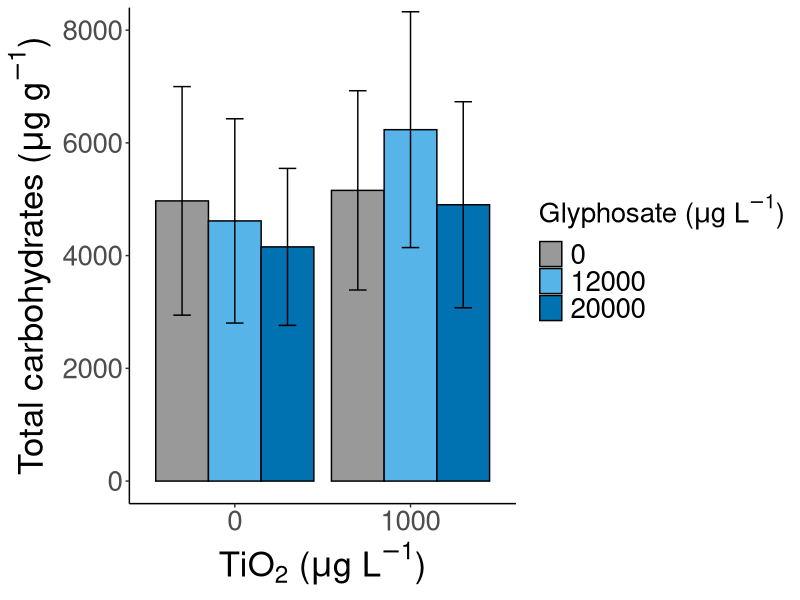
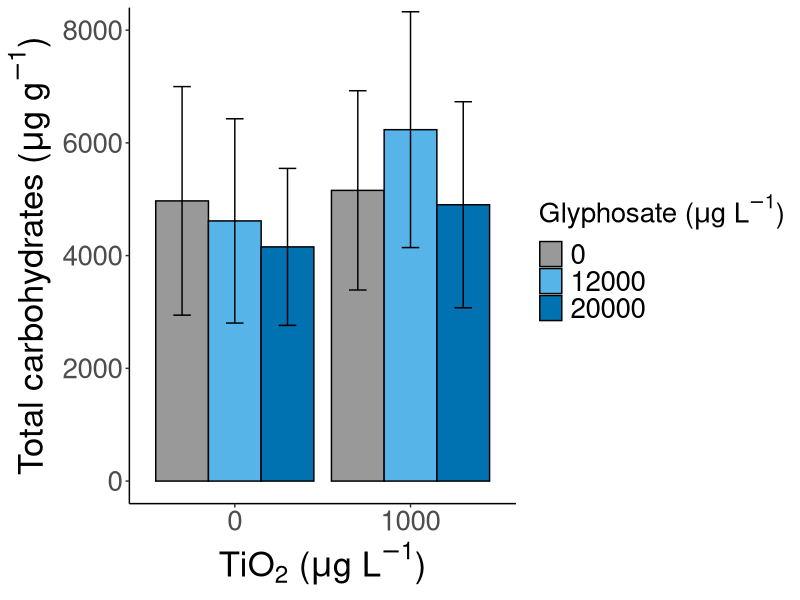

These charts were generated, in order, by the following R code:
##############################################################################
# Figure 7 - Mean total carbohydrate content of sediment 
# after stressor application, by TiO2 and Glyphosate.
##############################################################################

# 1) Load packages
library(dplyr)
library(plyr)
library(ggplot2)
library(here)

# 2) Read data
contact_core <- read.delim(here("contact_core_data.txt"))

# 3) Define summarySE
summarySE <- function(data = NULL, measurevar, groupvars = NULL,
                      na.rm = FALSE, conf.interval = 0.95, .drop = TRUE) {
  library(plyr)
  
  length2 <- function(x, na.rm = FALSE) {
    if (na.rm) sum(!is.na(x)) else length(x)
  }
  
  datac <- ddply(
    data, groupvars, .drop = .drop,
    .fun = function(xx, col) {
      c(N    = length2(xx[[col]], na.rm = na.rm),
        mean = mean(xx[[col]], na.rm = na.rm),
        sd   = sd(xx[[col]], na.rm = na.rm))
    },
    measurevar
  )
  
  # Use plyr::rename to avoid conflicts with dplyr::rename:
  datac <- plyr::rename(datac, c("mean" = measurevar))
  
  datac$se <- datac$sd / sqrt(datac$N)
  ciMult   <- qt(conf.interval / 2 + 0.5, datac$N - 1)
  datac$ci <- datac$se * ciMult
  
  return(datac)
}

# 4) Convert columns to factors
contact_core$Stressor.status <- as.factor(contact_core$Stressor.status)
contact_core$Glyphosate      <- as.factor(contact_core$Glyphosate)
contact_core$TiO2            <- as.factor(contact_core$TiO2)

# 5) Subset to post-stressor data only
contact_post <- subset(contact_core, Stressor.status == "Post")

# 6) Summarise total carbohydrate by glyphosate and TiO2
sum_tot_post <- summarySE(
  data       = contact_post, 
  measurevar = "Total.carbs", 
  groupvars  = c("Glyphosate", "TiO2")
)

# 7) Convert factor levels to numeric-coded strings
sum_tot_post$Gly_values <- as.numeric(sum_tot_post$Glyphosate)
sum_tot_post$Gly_values[sum_tot_post$Gly_values == 1] <- 0
sum_tot_post$Gly_values[sum_tot_post$Gly_values == 2] <- 12000
sum_tot_post$Gly_values[sum_tot_post$Gly_values == 3] <- 20000
sum_tot_post$Gly_values <- as.factor(sum_tot_post$Gly_values)

sum_tot_post$TiO2_values <- as.numeric(sum_tot_post$TiO2)
sum_tot_post$TiO2_values[sum_tot_post$TiO2_values == 1] <- 0
sum_tot_post$TiO2_values[sum_tot_post$TiO2_values == 2] <- 1000
sum_tot_post$TiO2_values <- as.factor(sum_tot_post$TiO2_values)

# 8) Create the bar chart
fig7_tot_post <- ggplot(sum_tot_post, aes(
  x    = TiO2_values,
  y    = Total.carbs,
  fill = Gly_values
)) +
  geom_bar(
    position = position_dodge(width = 0.9),
    stat     = "summary",
    fun      = "mean",
    colour   = "black"
  ) +
  geom_errorbar(aes(
    ymin = Total.carbs - sd,
    ymax = Total.carbs + sd
  ),
  width = 0.3,
  position = position_dodge(width = 0.9)
  ) +
  coord_cartesian(ylim = c(0, 8000)) +  # Adjust as needed
  scale_fill_manual(
    values = c("0" = "#999999", "12000" = "#56B4E9", "20000" = "#0072B2"),
    name   = expression(paste("Glyphosate (", mu, "g L"^-1, ")"))
  ) +
  xlab(expression(paste("TiO"[2], " (", mu, "g L"^-1, ")"))) +
  ylab(expression(
    paste("Total carbohydrates (", mu, "g g"^-1, ")")
  )) +
  theme_classic() +
  theme(
    axis.text   = element_text(size = 20),
    axis.title  = element_text(size = 25),
    legend.text = element_text(size = 20),
    legend.title= element_text(size = 20)
  )

# 9) Print or export
print(fig7_tot_post)
ggsave("Figure7.png", fig7_tot_post, width = 8, height = 6, dpi = 300)
